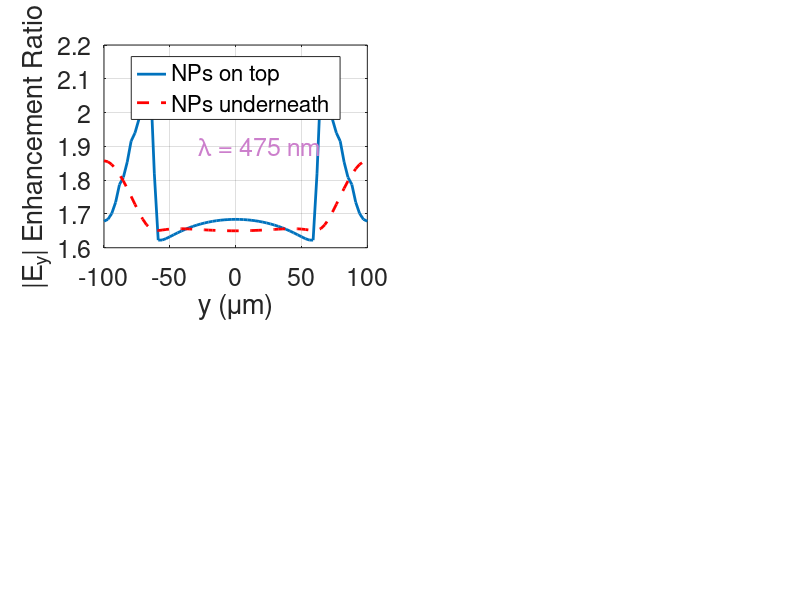

Recreate this plot in MATLAB. (Note: this script raises an error after producing the figure.)
clear;
%% settings
FS = 18;
set(0,'defaultlinelinewidth',2)
set(0,'DefaultAxesFontSize',FS)
set(0,'DefaultTextFontSize',FS)

%% load data
load Field_Enhancements 

%%  plot
counter = 0;
figure('position',[100 100 1000 600]); clf; 
for i = 0:8
    if i==1 || i==4 || i==7 % 475 550 625 nm
    subplot(2,2,counter+1); 
    plot(x,E_nps_on_top(:,i+1), x,E_nps_under(:,i+1),'r--'); 
    xlim([-100 100])
    ylims = ylim;
    text(-28,ylims(1)+(ylims(2)-ylims(1))/2,['\lambda = ' int2str(lambdas(1+i)) ' nm'],'color',[0.8 0.5 0.8]);
    grid on;
    legend('NPs on top','NPs underneath','Location','North')
    xlabel('y (\mum)');
    ylabel('|E_y| Enhancement Ratio')
    ylimits = ylim;
    max_ylim = ylimits(2);
    ylim(ylimits)
    rectangle('Position',[-100,0,35,max_ylim],'FaceColor',[0.5,0,0,0.1],'FaceAlpha',0.1,'EdgeColor','None'); % Half pillar
    rectangle('Position',[100-35,0,35,max_ylim],'FaceColor',[0.5,0,0,0.1],'FaceAlpha',0.1,'EdgeColor','None'); % Half pillar
    counter = counter+1;
    end
end

subplot(224);
plot(xi, Ei1, xi, Ei2,'--')
xlabel('\lambda (nm)');
legend('NPs on top','NPs underneath')
ylabel('Avg. |E_y| Enhancement');
grid on;
text(130,3.5, '(a)','FontSize',FS+4)
text(400,3.5,'(b)','FontSize',FS+4)
text(130,2.1,'(c)','FontSize',FS+4)
text(400,2.1,'(d)','FontSize',FS+4)
